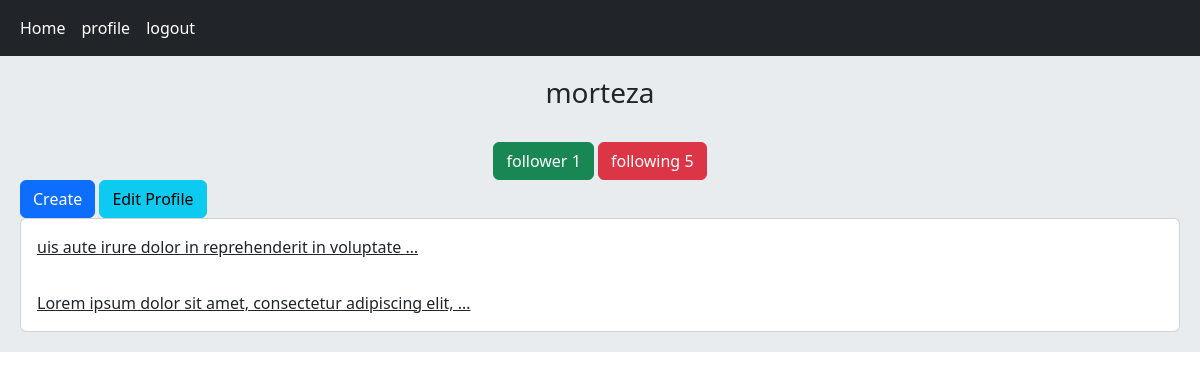
The app's page /account/profile/1/ (signed in) with its own data.
### home/models.py (models this page shows, shortened)
class Post(models.Model):
    user = models.ForeignKey(User, on_delete=models.CASCADE, related_name='posts')
    body = models.TextField()
    slug = models.SlugField()
    created = models.DateTimeField(auto_now_add = True)
    updated = models.DateTimeField(auto_now = True)
    class Meta:
        ordering = ('-created',)
    def get_absolute_url(self):
        return reverse('home:post_detail', args=[self.id, self.slug])

### account/views.py (the view)
# urls.py: path('profile/<int:user_id>/', views.UserProfileView.as_view(), name= 'user_profile'),
class UserProfileView(LoginRequiredMixin, View):
    def get(self, request, user_id):
        is_following = False
        user = get_object_or_404(User,id= user_id)
        posts = user.posts.all()
        relation = Relation.objects.filter(from_user= user, to_user= request.user)
        if relation.exists():
            is_following = True
        return render(request, 'account/profile.html', {'user': user, "posts": posts, 'is_following': is_following})

### account/templates/account/profile.html (shortened to what this page needs)
{% extends 'base.html' %}
{% block content %}
    <div class="text-center">
        <h3>{{ user.username }}</h3><br>
        <a href="{% url 'account:user_followers' user.id  %}" class="btn btn-success">follower {{ user.followers.count }}  </a>
        <a href="{% url 'account:user_following' user.id %}" class="btn btn-danger">following {{ user.following.count }} </a>
    </div>
    {% if request.user.id == user.id %}
        <a href="{% url 'home:post_create' %}" class="btn btn-primary">Create</a>
        <a href="{% url 'account:edit_user' %}" class="btn btn-info">Edit Profile</a>
    {% endif %}
    <div class="card">
        {% for post in posts %}
            <a href="{{ post.get_absolute_url }}" class="card-body"> {{ post.body|truncatewords:8 }}</a>
        {% endfor %}
    </div>
{% endblock %}

### records on screen
Post: body "uis aute irure dolor in reprehenderit in voluptate …"
Post: body "Lorem ipsum dolor sit amet, consectetur adipiscing elit, …"

### other values on screen
{{ user.username }} "morteza"
{{ user.followers.count }} "1"
{{ user.following.count }} "5"
